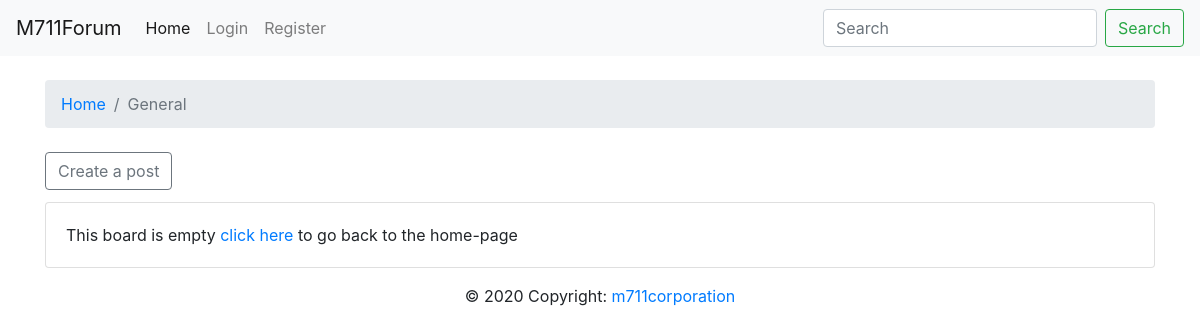
/forumdisplay/general/, run on an earlier commit of the app's database.
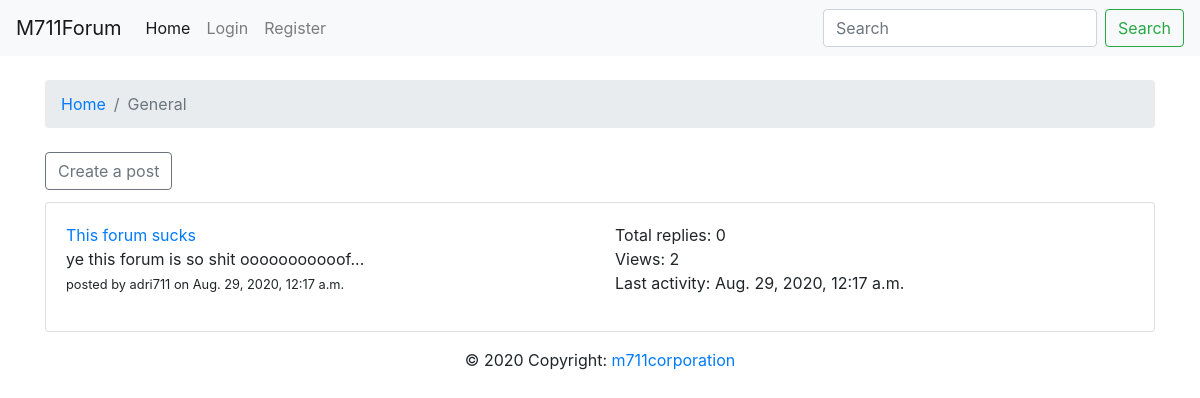
And on a later commit of the database.
### board/models.py (models this page shows, shortened)
class board(models.Model):
	title = models.CharField(max_length=120)
	description = models.TextField()
	slug = models.SlugField()

class post(models.Model):
	title = models.CharField(max_length=236)
	content = models.TextField()
	post_board = models.ForeignKey(board, on_delete=models.CASCADE)
	author = models.ForeignKey(User, on_delete=models.CASCADE)
	release_date = models.DateTimeField(auto_now_add=True)
	views = models.IntegerField(default=0)
	last_activity = models.DateTimeField(auto_now_add=True)

### board/views.py (the view)
# urls.py: path('forumdisplay/<slug:boardslug>/', views.forumdisplay, name='forumdisplay'),
def forumdisplay(request, boardslug=None):
	context = { 'board': None }
	if boardslug:
		context['board'] = board.objects.all().filter(slug=boardslug).first()
		if context['board']:
			context['posts'] = post.objects.all().filter(post_board=context['board'])
			context['posts'] = context['posts'].order_by('-last_activity')
			[setattr(eachpost, 'reply_count', len(reply.objects.all().filter(reply_to=eachpost))) for eachpost in context['posts']]
			alter_posts(context['posts'])
		else:
			pass
	else:
		pass
	return render(request, "board/forumdisplay.html", context)

### board/views.py (called while the page is built)
def alter_posts(posts_list):
	for each_post in posts_list:
		each_post.content = each_post.content[:50] + '...'

### board/templates/board/forumdisplay.html
{% extends "board/base.html" %}
{% block content %}
{% if not board %}
<div class='container'>
	<br><div class="alert alert-danger" role="alert">
		<h4>ERROR 404</h4> We could not find a board with the specified slug <a href="{% url 'forum-home' %}">Click here to go to the home page</a>
	</div>
</div>
{% else %}
<div class="container">
<br><nav aria-label="breadcrumb">
  <ol class="breadcrumb">
    <li class="breadcrumb-item"><a href="{% url 'forum-home' %}">Home</a></li>
    <li class="breadcrumb-item active" aria-current="page">{{board.title}}</li>
</ol></nav><br>
<a class="btn btn-outline-secondary" href="{% url 'createpost' board.slug %}" role="button" style='margin-top: -16px; margin-bottom: 12px'>Create a post</a>
{% if posts %}
	{% for post in posts %}
			<div class="card">
			  <div class="card-body">
			  <div class="row">
			    <div class="col-sm">
			    	<a href="{% url 'postdisplay' board.slug post.id %}">{{post.title}}</a><br>{{post.content}}
			   		<p><small>posted by {{post.author.username}} on {{post.release_date}}</small></p>
			    </div>
			    <div class="col-sm">
			     Total replies: {{post.reply_count}} <br>
			     Views: {{post.views}} <br>
				 Last activity: {{post.last_activity}}
			    </div>
			  </div>
			  </div>
			</div>
	{% endfor %}
{% else %}
	<div class='card'>
		<div class='card-body'>This board is empty <a href="{% url 'forum-home' %}">click here</a> to go back to the home-page</div>
	</div>
{% endif %}
</div>
{% endif %}
{% endblock content %}

### board/templates/board/base.html (shortened to what this page needs)
{% load static %}
<!DOCTYPE html>
<html>
<head>
    <link rel="stylesheet" href="https://stackpath.bootstrapcdn.com/bootstrap/4.5.2/css/bootstrap.min.css">
</head>
<body class=''>
<nav class="navbar navbar-expand-lg  navbar-light bg-light">
  <a class="navbar-brand" href="{% url 'forum-home' %}">M711Forum</a>
  <div class="collapse navbar-collapse" id="navbarSupportedContent">
    <ul class="navbar-nav mr-auto">
      <li class="nav-item active">
        <a class="nav-link" href="{% url 'forum-home' %}">Home <span class="sr-only">(current)</span></a>
      </li>
      {% if user.is_authenticated %}
        <li class="nav-item">
          <a class="nav-link" href="{% url 'signout' %}">Logout</a>
        </li>
        <li class='nav-item'>
          <a class="nav-link" href="{% url 'profile' %}">Profile</a>
        </li>
      {% else %}
        <li class="nav-item">
          <a class="nav-link" href="{% url 'signin' %}">Login</a>
        </li>
        <li class='nav-item'>
          <a class="nav-link" href="{% url 'signup' %}">Register</a>
        </li>
      {% endif %}
    </ul>
    <form class="form-inline my-2 my-lg-0">
      <input class="form-control mr-sm-2" type="search" placeholder="Search" aria-label="Search">
      <button class="btn btn-outline-success my-2 my-sm-0" type="submit">Search</button>
    </form>
  </div>
</nav>
	{% block content %} {% endblock content %}
<footer class="page-footer font-small blue footer">
  <div class="footer-copyright text-center py-3">© 2020 Copyright:
    <a href="{% url 'forum-home' %}"> m711corporation</a>
  </div>
</footer>
</body>
</html>

### board/templates/board/base.html (style rules this page uses)
.footer { left: 0; bottom: 0; width: 100%; }

What changed in the data, as far as the page shows it:
added post: title "This forum sucks", content "ye this forum is so shit ooooooooooof...", author.username "adri711", release_date "Aug. 29, 2020, 12:17 a.m.", reply_count "0", views "2", last_activity "Aug. 29, 2020, 12:17 a.m."
Also different on the page:
text no longer shown: "This board is empty click here to go back to the home-page"
